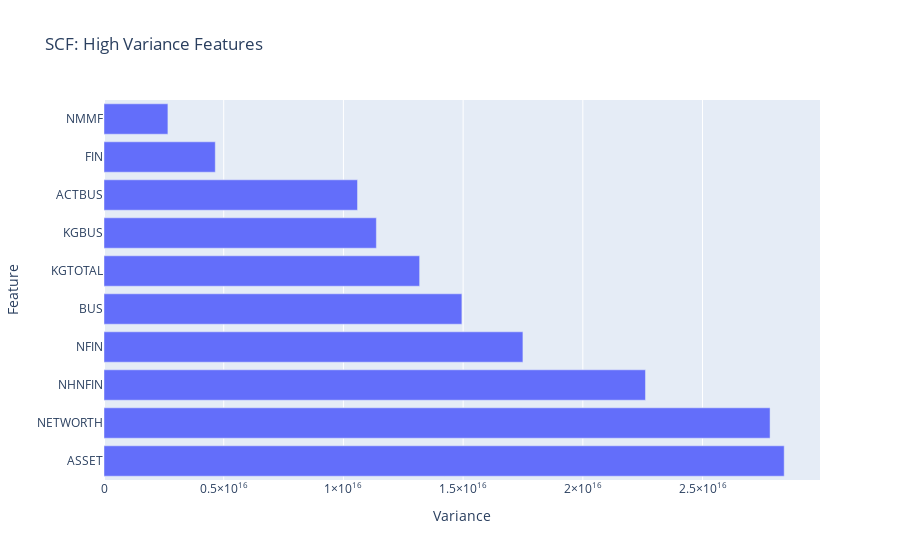

The notebook cell saved with this chart:
### Code cell
import plotly.express as px

fig = px.bar(
    x=data.values, 
    y=data.index, 
    orientation='h',
    labels={'x': 'Variance', 'y': 'Feature'}, 
    title='SCF: High Variance Features'
)

fig.show()

### Figure 1 — Plotly figure (JSON) as saved in the notebook; plotly's stock layout.template omitted (floating-point values rounded to 4 significant figures)
{"data": [{"alignmentgroup": "True", "hovertemplate": "Variance=%{x}<br>Feature=%{y}<extra></extra>", "legendgroup": "", "marker": {"color": "#636efa", "pattern": {"shape": ""}}, "name": "", "offsetgroup": "", "orientation": "h", "showlegend": false, "textposition": "auto", "type": "bar", "x": [28411183254289304, 27820793318590870, 22616561268874900, 17497908712720030, 14948406003129410, 13183800142634392, 11376409085740368, 10589165732852576, 4648479005208126, 2669420167336641], "xaxis": "x", "y": ["ASSET", "NETWORTH", "NHNFIN", "NFIN", "BUS", "KGTOTAL", "KGBUS", "ACTBUS", "FIN", "NMMF"], "yaxis": "y"}], "layout": {"autosize": true, "barmode": "relative", "legend": {"tracegroupgap": 0}, "title": {"text": "SCF: High Variance Features"}, "xaxis": {"anchor": "y", "autorange": true, "domain": [0, 1], "range": [0, 29906508688725584], "title": {"text": "Variance"}, "type": "linear"}, "yaxis": {"anchor": "x", "autorange": true, "domain": [0, 1], "range": [-0.5, 9.5], "title": {"text": "Feature"}, "type": "category"}}}
